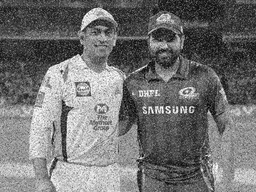
#> input picture noisy_image.png, 256 x 192 px, shrunk from 806 x 605 before the run
$ python combined.py
#> lines starting #> are read from the running program, lines starting #| are printed output that depends on the picture; after the words box and inside, x2 and y2 are one past the last pixel; in counts of white or black regions, pixels touching at a corner belong together
import cv2
import numpy as np

# Load the noisy image
noisy_img = cv2.imread('noisy_image.png', 0)
#> noisy_img is the input picture: shape (192, 256); min 0, max 255, mean 113.8

# Define the window sizes
ASWM_window_size = 5
AMF_window_size = 3
# Maximum window size for AMF
Smax = 60

# Pad the noisy image for border pixels for ASWM
ASWM_pad_size = ASWM_window_size // 2
padded_img_ASWM = cv2.copyMakeBorder(noisy_img, ASWM_pad_size, ASWM_pad_size, ASWM_pad_size, ASWM_pad_size, cv2.BORDER_CONSTANT)
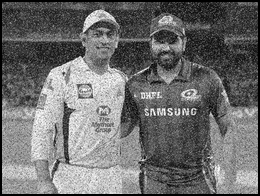
#> padded_img_ASWM: shape (196, 260); min 0, max 255, mean 109.8

# Create a copy of the padded image for ASWM restoration
ASWM_restored_img = padded_img_ASWM.copy()

# Create an empty list to store the noisy pixels
noisy_pixels = []

# Iterate over each pixel in the image for ASWM
for i in range(ASWM_pad_size, padded_img_ASWM.shape[0] - ASWM_pad_size):
    for j in range(ASWM_pad_size, padded_img_ASWM.shape[1] - ASWM_pad_size):
        # Get the neighborhood
        window = padded_img_ASWM[i - ASWM_pad_size:i + ASWM_pad_size + 1, j - ASWM_pad_size:j + ASWM_pad_size + 1].flatten()

        # Remove the pixel of interest from the window
        window = np.delete(window, len(window) // 2)

        # Calculate the minimum and maximum value
        min_val, max_val = np.min(window), np.max(window)

        # If the pixel value is less than or equal to the minimum value or greater than or equal to the maximum value, classify it as noisy
        if padded_img_ASWM[i, j] <= min_val or padded_img_ASWM[i, j] >= max_val:
            noisy_pixels.append((i, j))
#> after the loop, noisy_pixels = 3477 pairs, first value 2 to 193, second value 2 to 257

# Define the weights for the ASWM
w1, w2, w3 = 1, 1, 10  # Adjust these weights as needed

# Convert noisy_pixels to a set for faster lookup
noisy_pixels_set = set(noisy_pixels)
#> noisy_pixels_set = 3477 items

# Iterate over each noisy pixel for ASWM
for x, y in noisy_pixels:
    # Get the neighborhood
    window = padded_img_ASWM[x - ASWM_pad_size:x + ASWM_pad_size + 1, y - ASWM_pad_size:y + ASWM_pad_size + 1]

    # Separate the pixels in the diagonals and the rest of the window
    D1 = [(i, i) for i in range(ASWM_window_size) if (x - ASWM_pad_size + i, y - ASWM_pad_size + i) not in noisy_pixels_set]
    D2 = [(i, ASWM_window_size - i - 1) for i in range(ASWM_window_size) if (x - ASWM_pad_size + i, y - ASWM_pad_size + ASWM_window_size - i - 1) not in noisy_pixels_set]
    D3 = [(i, j) for i in range(ASWM_window_size) for j in range(ASWM_window_size) if (i, j) not in D1 and (i, j) not in D2 and (x - ASWM_pad_size + i, y - ASWM_pad_size + j) not in noisy_pixels_set]

    # Calculate the ASWM only if D1, D2, and D3 are not all empty
    if D1 or D2 or D3:
        sum_D1 = np.sum([window[i, j] for i, j in D1], dtype=np.int32)
        sum_D2 = np.sum([window[i, j] for i, j in D2], dtype=np.int32)
        sum_D3 = np.sum([window[i, j] for i, j in D3], dtype=np.int32)
        weights_sum = (len(D1) * w1 + len(D2) * w2 + len(D3) * w3)
        if weights_sum != 0:
            ASWM = (w1 * sum_D1 + w2 * sum_D2 + w3 * sum_D3) / weights_sum
        else:
            ASWM = 0

        # Replace the noisy pixel with the ASWM in the restored image only if ASWM is not NaN
        if not np.isnan(ASWM):
            ASWM_restored_img[x, y] = np.clip(ASWM, 0, 255).astype(np.uint8)
#> this loop made 3477 passes
#> (x, y, D1, D2, sum_D1, sum_D2, sum_D3, weights_sum) on passes 1 to 7: (2, 88, [(0, 0), (1, 1), (3, 3), (4, 4)], [(0, 4), (1, 3), (3, 1), (4, 0)], 159, 162, 593, 168), (2, 118, [(0, 0), (1, 1), (4, 4)], [(0, 4), (1, 3), (3, 1), (4, 0)], 86, 123, 759, 167), (2, 124, [(0, 0), (1, 1), (3, 3), (4, 4)], [(0, 4), (1, 3), (3, 1), (4, 0)], 189, 196, 950, 168), (2, 134, [(0, 0), (1, 1), (3, 3), (4, 4)], [(0, 4), (1, 3), (3, 1), (4, 0)], 160, 144, 729, 168), (2, 154, [(0, 0), (1, 1), (3, 3), (4, 4)], [(0, 4), (1, 3), (3, 1), (4, 0)], 115, 114, 613, 168), (2, 174, [(0, 0), (1, 1), (3, 3), (4, 4)], [(0, 4), (1, 3), (3, 1), (4, 0)], 80, 102, 482, 168), (2, 177, [(0, 0), (1, 1), (3, 3), (4, 4)], [(0, 4), (1, 3), (3, 1), (4, 0)], 78, 104, 388, 168)
#> (sum_D1, sum_D2, sum_D3, weights_sum, ASWM) on passes 61 to 66: (326, 265, 1145, 168, 71.67), (264, 313, 1115, 168, 69.8), (348, 289, 1190, 168, 74.62), (190, 289, 1054, 167, 65.98), (153, 210, 643, 158, 42.99), (185, 179, 532, 138, 41.19)
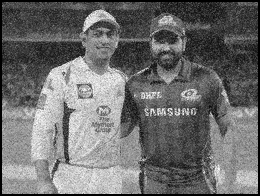
#> ASWM_restored_img: shape (196, 260); 6.82% of pixels changed, all inside (x1, y1, x2, y2) = (2, 2, 258, 194)

ASWM_restored_img = ASWM_restored_img[ASWM_pad_size:-ASWM_pad_size, ASWM_pad_size:-ASWM_pad_size]
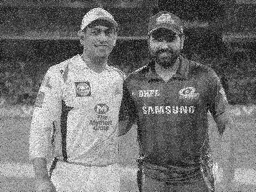
#> ASWM_restored_img: shape (192, 256); min 8, max 252, mean 113.6

# Pad the ASWM restored image for AMF
AMF_pad_size = Smax // 2
padded_img_AMF = cv2.copyMakeBorder(ASWM_restored_img, AMF_pad_size, AMF_pad_size, AMF_pad_size, AMF_pad_size, cv2.BORDER_REFLECT)
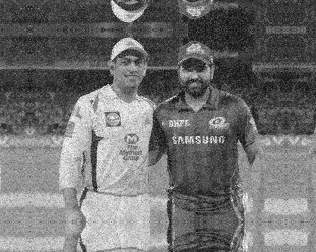
#> padded_img_AMF: shape (252, 316); min 8, max 252, mean 112.1

# Create a copy of the padded image for AMF restoration
restored_img = padded_img_AMF.copy()

# Iterate over each pixel in the image for AMF
for i in range(AMF_pad_size, padded_img_AMF.shape[0] - AMF_pad_size):
    for j in range(AMF_pad_size, padded_img_AMF.shape[1] - AMF_pad_size):
        local_AMF_window_size = AMF_window_size
        local_AMF_pad_size = local_AMF_window_size // 2
        while local_AMF_window_size <= Smax:
            # Get the neighborhood for AMF
            window = padded_img_AMF[i - local_AMF_pad_size:i + local_AMF_pad_size + 1, j - local_AMF_pad_size:j + local_AMF_pad_size + 1].flatten()

            # Convert window to int32 for safe arithmetic operations
            window = window.astype(np.int32)

            # Calculate the minimum, median, and maximum value for AMF
            Zmin, Zmed, Zmax = np.min(window), np.median(window), np.max(window)
            Zxy = int(padded_img_AMF[i, j])

            # Level A for AMF
            A1 = Zmed - Zmin
            A2 = Zmed - Zmax
            if A1 > 0 and A2 < 0:
                # Level B for AMF
                B1 = Zxy - Zmin
                B2 = Zxy - Zmax
                if B1 > 0 and B2 < 0:
                    restored_img[i, j] = Zxy
                else:
                    restored_img[i, j] = Zmed
                break
            else:
                local_AMF_window_size += 2
                local_AMF_pad_size = local_AMF_window_size // 2
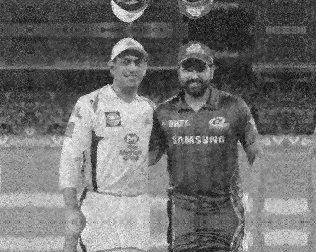
#> restored_img: shape (252, 316); 12.28% of pixels changed, all inside (x1, y1, x2, y2) = (30, 30, 286, 222)

# Save the final restored image (removing the padding)
cv2.imwrite('frestoredimage.png', restored_img[AMF_pad_size:-AMF_pad_size, AMF_pad_size:-AMF_pad_size])
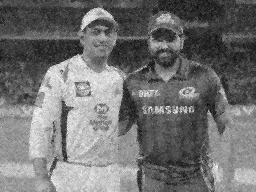
#> saved as frestoredimage.png: shape (192, 256); min 10, max 247, mean 113.4

# Print the number of noisy pixels
print("Noisy pixels: ", len(noisy_pixels))
#| Noisy pixels:  3477
